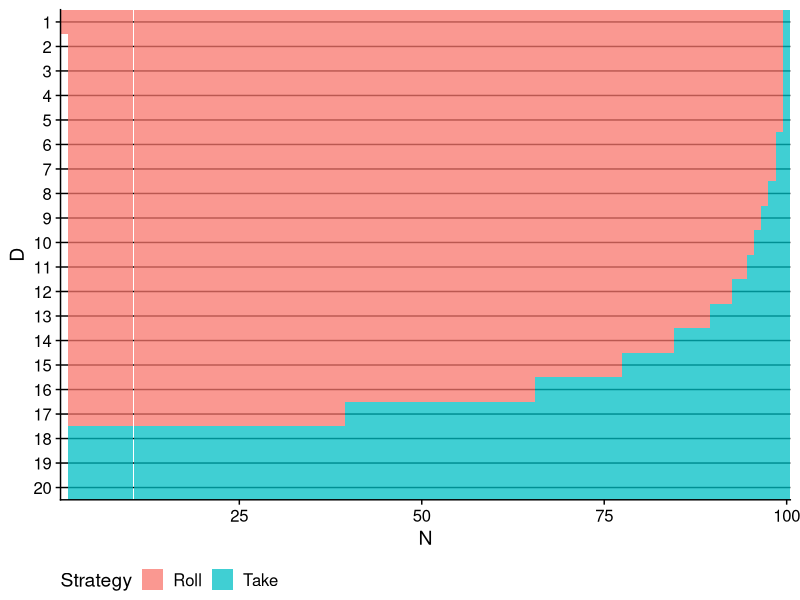
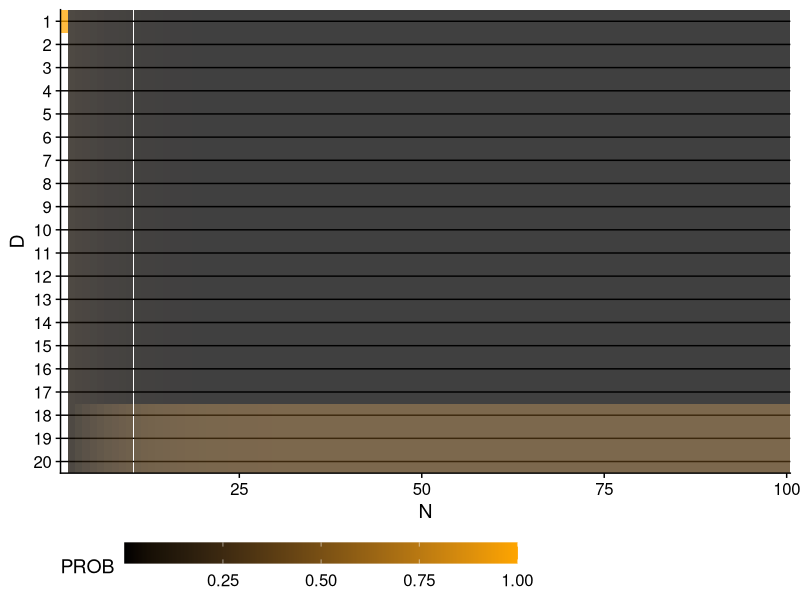
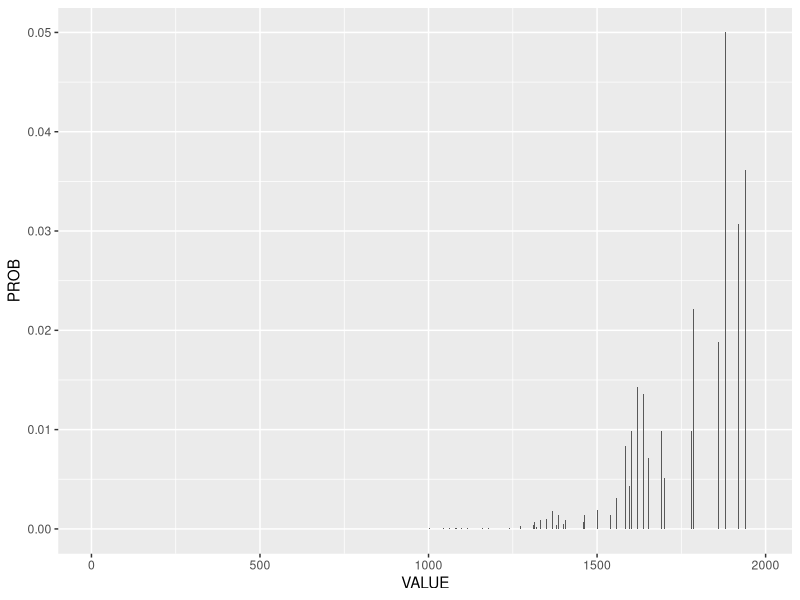

Source code (R) for these figures, in order:

library (ggplot2)
library (magrittr)


Dmax <- 20L
Nmax <- 100L


strategy <-
  purrr::accumulate(
    seq.int(from = Nmax - 1L, to = 1L),
    function (prior, n) {
      tibble::tibble(
        D = seq.int(Dmax),
        N = n
      ) %>%
      dplyr::left_join(
        prior %>%
          dplyr::transmute(
            D,
            NEXT_VALUE = VALUE
          ),
        by = 'D'
      ) %>%
      dplyr::mutate(
        VALUE_TAKE = D + NEXT_VALUE,
        VALUE_ROLL = mean(NEXT_VALUE),
        TAKE = VALUE_TAKE >= VALUE_ROLL,
        VALUE = pmax(VALUE_TAKE, VALUE_ROLL)
      ) %>%
      dplyr::select(
        N,
        D,
        VALUE,
        TAKE
      )
    },
    .init =
      tibble::tibble(
        N = Nmax,
        D = seq.int(Dmax),
        VALUE = D,
        TAKE = TRUE
      )
  ) %>%
  dplyr::bind_rows() %>%
  dplyr::filter(
    (N > 1L) | (D == 1L)
  ) %>%
  dplyr::arrange(
    N,
    D
  )


cumulativeProbs <-
  strategy %>%
  dplyr::filter(
    N > 1L
  ) %>%
  dplyr::group_by(N) %>%
  dplyr::group_split() %>%
  purrr::accumulate(
    function (prior, current) {
      prior %>%
        dplyr::select(
          -N
        ) %>%
        dplyr::rename_with(
          stringr::str_replace,
          pattern = '^',
          replacement = 'PRIOR_'
        ) %>%
        tidyr::expand_grid(
          current
        ) %>%
        dplyr::filter(
          (PRIOR_TAKE & (PRIOR_D == D)) | !PRIOR_TAKE
        ) %>%
        dplyr::mutate(
          VALUE = PRIOR_VALUE + dplyr::if_else(TAKE, D * 1.0, 0.0),
          PROB = dplyr::if_else(PRIOR_TAKE, PRIOR_PROB, PRIOR_PROB / Dmax)
        ) %>%
        dplyr::count(
          N,
          D,
          VALUE,
          TAKE,
          wt = PROB,
          name = 'PROB'
        )
    },
    .init =
      tibble::tibble(
        N = 1L,
        D = 1L,
        VALUE = 0,
        PROB = 1.0
      ) %>%
      dplyr::left_join(
        strategy %>%
          dplyr::select(N, D, TAKE),
        by = c('N', 'D')
      )
  ) %>%
  dplyr::bind_rows()


strategy %>%
  ggplot(aes(x = N, y = D)) +
  geom_tile(aes(fill = TAKE), alpha = 0.75) +
  scale_x_continuous(
    expand = expansion()
  ) +
  scale_y_reverse(
    n.breaks = Dmax,
    expand = expansion()
  ) +
  scale_fill_discrete(
    name = 'Strategy',
    labels = c(`TRUE` = 'Take', `FALSE` = 'Roll')
  ) +
  cowplot::theme_half_open() +
  cowplot::background_grid(major = 'y', minor = 'none', colour.major = 'black') +
  theme(
    legend.position = 'bottom'
  )


cumulativeProbs %>%
  dplyr::count(
    N,
    D,
    wt = PROB,
    name = 'PROB'
  ) %>%
  ggplot(aes(x = N, y = D)) +
  geom_tile(aes(fill = PROB), alpha = 0.75) +
  scale_x_continuous(
    expand = expansion()
  ) +
  scale_y_reverse(
    n.breaks = Dmax,
    expand = expansion()
  ) +
  scale_fill_gradient(
    low = 'black',
    high = 'orange'
  ) +
  cowplot::theme_half_open() +
  cowplot::background_grid(major = 'y', minor = 'none', colour.major = 'black') +
  theme(
    legend.position = 'bottom',
    legend.key.width = unit(2, 'cm')
  )


cumulativeProbs %>%
  dplyr::slice_max(order_by = N) %>%
  dplyr::count(
    VALUE,
    wt = PROB,
    name = 'PROB'
  ) %>%
  ggplot(aes(x = VALUE, y = PROB)) +
  geom_col()
